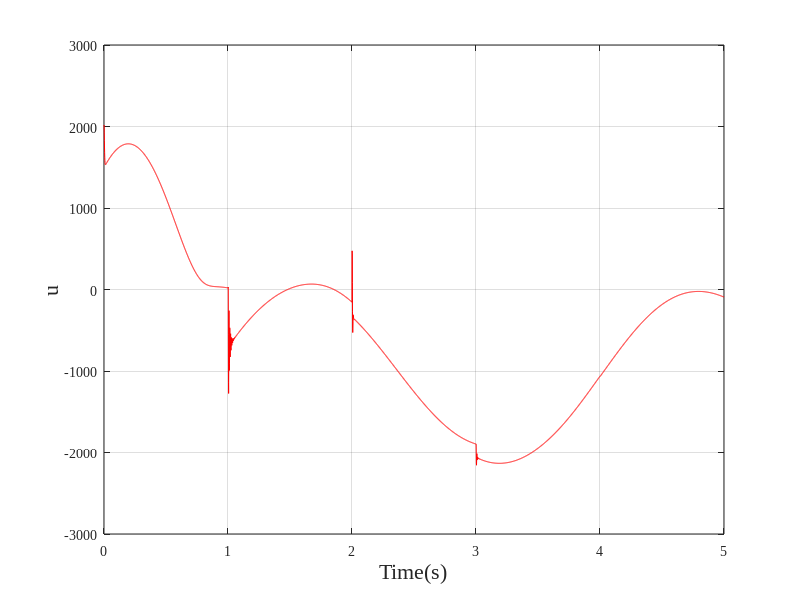

This chart was generated by the following MATLAB code: (Note: this script raises an error after producing the figure.)
%%%%%%%%%%%%%%%%%%%%%%%%%%%%%%%%%%%%%%%%%%%%%%%%%%%%%%%%%%%%%%%%%%%%%%%%%%%
%Torque limited to [-2000, 2000]

% Parameter initialization
dt = 0.001;        % Simulation time step
t_end = 5;         % Simulation end time
t = 0:dt:t_end;    % Time vector

% Initial system state
x = [0; 0];        % Initial state [x1, x2]  (note: only 2 states are used here)
x_ref  = @(t) 10 + (t > 2) * 4*sin(t*pi);     % Reference position
dx_ref = @(t)      (t > 2) * 4*pi*cos(t*pi);  % Reference velocity

% Definitions of nonlinear dynamics and input gain
f = @(x, t) ((t <= 1) * (-2*x(1) - cos(t)*x(2)*x(2)*x(2)) + ...
            (t > 1)  * 2200*(cos(t)*cos(t)*x(1) + 2*sin(t)*cos(t))); % Nonlinear term f(x,t)
g = @(x) 1 + x(1);                                                % Input gain g(x)
U = @(x,t) 0.5*sin(t)*x(1) + 0.6*cos(t)*x(2);                     % Additional known term
integral_error = 0;

% Sliding-mode controller design parameters (if needed)

% Data storage
x_trajectory = zeros(2, length(t));   % State trajectory
control_input = zeros(1, length(t));  % Control input
s_trajectory = zeros(1, length(t));   % Sliding surface trajectory
previous_error = 10;

% ====== 2) Pre-generate random variables for each 1-second interval (uniform in [-1,1]) ======
N  = floor(t_end) + 2;    % Number of intervals (one extra to avoid out-of-bound indexing)
U1 = 2*rand(N,1) - 1;     % Random term for disturbance component
U2 = 2*rand(N,1) - 1;     % Random term for disturbance component
U3 = 2*rand(N,1) - 1;     % Random term for disturbance component

% ====== 3) Utility function: given t, return the random value of the current 1-second interval (piecewise constant) ======
stepRand = @(t,U) U( min(floor(t)+1, numel(U)) );

d4 = @(x,t) -100*sin(t)*cos(t) + 100*stepRand(t,U1)*x(2) + ...
            50*stepRand(t,U2)*x(1) + 20*stepRand(t,U3); % Persistent disturbance

% Main simulation loop
% PID controller parameters
Kp = 200;  % Proportional gain
Ki = 750;  % Integral gain
Kd = 50;   % Derivative gain

for k = 1:length(t)

    d = d4(x, t(k));  % Persistent disturbance

    error = x_ref(t(k)) - x(1);
    e  = x_ref(t(k)) - x(1);
    de = dx_ref(t(k)) - x(2);

    integral_error   = integral_error + error * dt;
    derivative_error = (error - previous_error) / dt;

    s = Kp * error/Kd + Ki * integral_error/Kd + derivative_error;
    u = (Kp * error + Ki * integral_error + Kd * derivative_error);

    previous_error = error;

    % System dynamics
    dx1 = x(2);
    dx2 = f(x, t(k)) + g(x) * u + d + U(x, t(k));

    % Update states using the Euler method
    x(1) = x(1) + dx1 * dt;
    x(2) = x(2) + dx2 * dt;

    % Store trajectories
    x_d(:, k) = x_ref(t(k));
    x_trajectory_PID(:, k) = x;
    XW_e_PID(k)  = e;
    XW_de_PID(k) = de - 2*sin(t(k));
    x_error_PID(:, k) = error;
    control_input_PID(:, k) = u;

end

% Plotting
figure;
plot(t, control_input_PID(1, :), 'r');
xlabel('Time(s)', 'FontSize', 16);
ylabel('u', 'FontSize', 16);
grid on;
set(gca, 'FontName', 'Times New Roman');
ax = gca;
ax.FontSize = 16;
hold on;

figure;
plot(t, x_error_PID(1, :), 'r');
xlabel('Time(s)', 'FontSize', 16);
ylabel('Error', 'FontSize', 16);
grid on;
set(gca, 'FontName', 'Times New Roman');
ax = gca;
ax.FontSize = 16;
hold on;

figure;
plot(t, x_trajectory_PID(1, :), 'r');
xlabel('Time(s)', 'FontSize', 16);
ylabel('Position', 'FontSize', 16);
grid on;
set(gca, 'FontName', 'Times New Roman');
ax = gca;
ax.FontSize = 16;
hold on;
